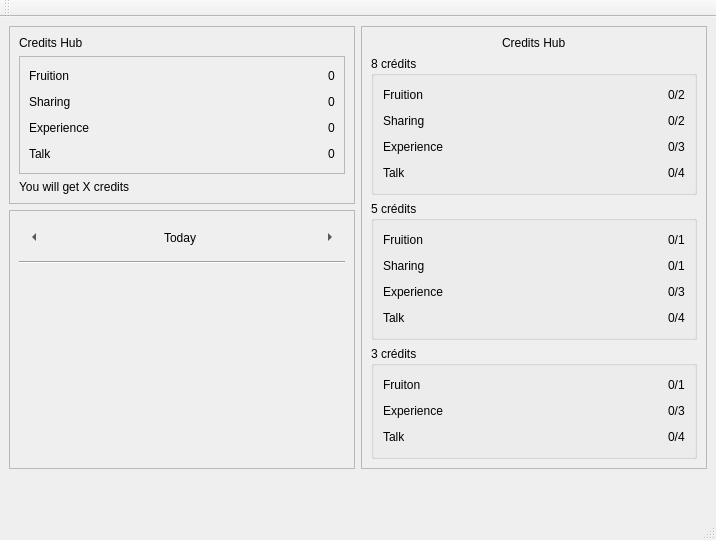
<?xml version="1.0" encoding="UTF-8"?>
<ui version="4.0">
 <class>MainWindow</class>
 <widget class="QMainWindow" name="MainWindow">
  <property name="geometry">
   <rect>
    <x>0</x>
    <y>0</y>
    <width>716</width>
    <height>540</height>
   </rect>
  </property>
  <property name="windowTitle">
   <string>MainWindow</string>
  </property>
  <widget class="QWidget" name="centralwidget">
   <layout class="QGridLayout" name="gridLayout_5">
    <item row="3" column="1">
     <widget class="QFrame" name="frame_3">
      <property name="frameShape">
       <enum>QFrame::StyledPanel</enum>
      </property>
      <property name="frameShadow">
       <enum>QFrame::Raised</enum>
      </property>
      <layout class="QVBoxLayout" name="verticalLayout_7">
       <item>
        <layout class="QHBoxLayout" name="horizontalLayout">
         <item>
          <widget class="QToolButton" name="left_arrow_button">
           <property name="sizePolicy">
            <sizepolicy hsizetype="Fixed" vsizetype="Fixed">
             <horstretch>0</horstretch>
             <verstretch>0</verstretch>
            </sizepolicy>
           </property>
           <property name="minimumSize">
            <size>
             <width>30</width>
             <height>30</height>
            </size>
           </property>
           <property name="text">
            <string>...</string>
           </property>
           <property name="shortcut">
            <string>Left</string>
           </property>
           <property name="autoRaise">
            <bool>true</bool>
           </property>
           <property name="arrowType">
            <enum>Qt::LeftArrow</enum>
           </property>
          </widget>
         </item>
         <item alignment="Qt::AlignHCenter">
          <widget class="QLabel" name="date_lbl">
           <property name="minimumSize">
            <size>
             <width>35</width>
             <height>35</height>
            </size>
           </property>
           <property name="whatsThis">
            <string/>
           </property>
           <property name="text">
            <string>Today</string>
           </property>
          </widget>
         </item>
         <item>
          <widget class="QToolButton" name="right_arrow_button">
           <property name="minimumSize">
            <size>
             <width>30</width>
             <height>30</height>
            </size>
           </property>
           <property name="text">
            <string>...</string>
           </property>
           <property name="shortcut">
            <string>Right</string>
           </property>
           <property name="autoRaise">
            <bool>true</bool>
           </property>
           <property name="arrowType">
            <enum>Qt::RightArrow</enum>
           </property>
          </widget>
         </item>
        </layout>
       </item>
       <item>
        <layout class="QVBoxLayout" name="events_layout"/>
       </item>
       <item>
        <widget class="Line" name="line">
         <property name="orientation">
          <enum>Qt::Horizontal</enum>
         </property>
        </widget>
       </item>
       <item>
        <spacer name="verticalSpacer">
         <property name="orientation">
          <enum>Qt::Vertical</enum>
         </property>
         <property name="sizeHint" stdset="0">
          <size>
           <width>20</width>
           <height>40</height>
          </size>
         </property>
        </spacer>
       </item>
      </layout>
     </widget>
    </item>
    <item row="2" column="1">
     <widget class="QFrame" name="frame">
      <property name="frameShape">
       <enum>QFrame::StyledPanel</enum>
      </property>
      <property name="frameShadow">
       <enum>QFrame::Raised</enum>
      </property>
      <layout class="QVBoxLayout" name="verticalLayout">
       <item>
        <widget class="QLabel" name="label_51">
         <property name="text">
          <string>Credits Hub</string>
         </property>
        </widget>
       </item>
       <item>
        <widget class="QFrame" name="frame_5">
         <property name="frameShape">
          <enum>QFrame::StyledPanel</enum>
         </property>
         <layout class="QGridLayout" name="gridLayout_7">
          <item row="2" column="2">
           <widget class="QLabel" name="label_41">
            <property name="text">
             <string>0</string>
            </property>
           </widget>
          </item>
          <item row="1" column="0">
           <widget class="QLabel" name="label_43">
            <property name="text">
             <string>Sharing</string>
            </property>
           </widget>
          </item>
          <item row="3" column="0">
           <widget class="QLabel" name="label_44">
            <property name="text">
             <string>Talk</string>
            </property>
           </widget>
          </item>
          <item row="0" column="2">
           <widget class="QLabel" name="label_45">
            <property name="text">
             <string>0</string>
            </property>
           </widget>
          </item>
          <item row="2" column="0">
           <widget class="QLabel" name="label_46">
            <property name="text">
             <string>Experience</string>
            </property>
           </widget>
          </item>
          <item row="0" column="0">
           <widget class="QLabel" name="label_47">
            <property name="text">
             <string>Fruition</string>
            </property>
           </widget>
          </item>
          <item row="1" column="2">
           <widget class="QLabel" name="label_48">
            <property name="text">
             <string>0</string>
            </property>
           </widget>
          </item>
          <item row="3" column="2">
           <widget class="QLabel" name="label_49">
            <property name="text">
             <string>0</string>
            </property>
           </widget>
          </item>
          <item row="0" column="1">
           <spacer name="horizontalSpacer_20">
            <property name="orientation">
             <enum>Qt::Horizontal</enum>
            </property>
            <property name="sizeHint" stdset="0">
             <size>
              <width>40</width>
              <height>20</height>
             </size>
            </property>
           </spacer>
          </item>
          <item row="1" column="1">
           <spacer name="horizontalSpacer_21">
            <property name="orientation">
             <enum>Qt::Horizontal</enum>
            </property>
            <property name="sizeHint" stdset="0">
             <size>
              <width>40</width>
              <height>20</height>
             </size>
            </property>
           </spacer>
          </item>
          <item row="2" column="1">
           <spacer name="horizontalSpacer_22">
            <property name="orientation">
             <enum>Qt::Horizontal</enum>
            </property>
            <property name="sizeHint" stdset="0">
             <size>
              <width>40</width>
              <height>20</height>
             </size>
            </property>
           </spacer>
          </item>
          <item row="3" column="1">
           <spacer name="horizontalSpacer_23">
            <property name="orientation">
             <enum>Qt::Horizontal</enum>
            </property>
            <property name="sizeHint" stdset="0">
             <size>
              <width>40</width>
              <height>20</height>
             </size>
            </property>
           </spacer>
          </item>
         </layout>
        </widget>
       </item>
       <item>
        <widget class="QLabel" name="label_50">
         <property name="text">
          <string>You will get X credits</string>
         </property>
        </widget>
       </item>
      </layout>
     </widget>
    </item>
    <item row="2" column="2" rowspan="2">
     <widget class="QFrame" name="frame_2">
      <property name="frameShape">
       <enum>QFrame::StyledPanel</enum>
      </property>
      <property name="frameShadow">
       <enum>QFrame::Raised</enum>
      </property>
      <layout class="QVBoxLayout" name="verticalLayout_6">
       <item alignment="Qt::AlignHCenter">
        <widget class="QLabel" name="label">
         <property name="text">
          <string>Credits Hub</string>
         </property>
        </widget>
       </item>
       <item>
        <widget class="QGroupBox" name="groupBox">
         <property name="title">
          <string>8 crédits</string>
         </property>
         <layout class="QGridLayout" name="gridLayout">
          <item row="2" column="2">
           <widget class="QLabel" name="label_15">
            <property name="text">
             <string>0/3</string>
            </property>
           </widget>
          </item>
          <item row="1" column="0">
           <widget class="QLabel" name="label_5">
            <property name="text">
             <string>Sharing</string>
            </property>
           </widget>
          </item>
          <item row="3" column="0">
           <widget class="QLabel" name="label_7">
            <property name="text">
             <string>Talk</string>
            </property>
           </widget>
          </item>
          <item row="0" column="2">
           <widget class="QLabel" name="label_13">
            <property name="text">
             <string>0/2</string>
            </property>
           </widget>
          </item>
          <item row="2" column="0">
           <widget class="QLabel" name="label_6">
            <property name="text">
             <string>Experience</string>
            </property>
           </widget>
          </item>
          <item row="0" column="0">
           <widget class="QLabel" name="label_2">
            <property name="text">
             <string>Fruition</string>
            </property>
           </widget>
          </item>
          <item row="1" column="2">
           <widget class="QLabel" name="label_14">
            <property name="text">
             <string>0/2</string>
            </property>
           </widget>
          </item>
          <item row="3" column="2">
           <widget class="QLabel" name="label_16">
            <property name="text">
             <string>0/4</string>
            </property>
           </widget>
          </item>
          <item row="0" column="1">
           <spacer name="horizontalSpacer">
            <property name="orientation">
             <enum>Qt::Horizontal</enum>
            </property>
            <property name="sizeHint" stdset="0">
             <size>
              <width>40</width>
              <height>20</height>
             </size>
            </property>
           </spacer>
          </item>
          <item row="1" column="1">
           <spacer name="horizontalSpacer_2">
            <property name="orientation">
             <enum>Qt::Horizontal</enum>
            </property>
            <property name="sizeHint" stdset="0">
             <size>
              <width>40</width>
              <height>20</height>
             </size>
            </property>
           </spacer>
          </item>
          <item row="2" column="1">
           <spacer name="horizontalSpacer_3">
            <property name="orientation">
             <enum>Qt::Horizontal</enum>
            </property>
            <property name="sizeHint" stdset="0">
             <size>
              <width>40</width>
              <height>20</height>
             </size>
            </property>
           </spacer>
          </item>
          <item row="3" column="1">
           <spacer name="horizontalSpacer_4">
            <property name="orientation">
             <enum>Qt::Horizontal</enum>
            </property>
            <property name="sizeHint" stdset="0">
             <size>
              <width>40</width>
              <height>20</height>
             </size>
            </property>
           </spacer>
          </item>
         </layout>
        </widget>
       </item>
       <item>
        <widget class="QGroupBox" name="groupBox_2">
         <property name="title">
          <string>5 crédits</string>
         </property>
         <layout class="QGridLayout" name="gridLayout_2">
          <item row="0" column="2">
           <widget class="QLabel" name="label_17">
            <property name="text">
             <string>0/1</string>
            </property>
           </widget>
          </item>
          <item row="2" column="0">
           <widget class="QLabel" name="label_8">
            <property name="text">
             <string>Sharing</string>
            </property>
           </widget>
          </item>
          <item row="3" column="2">
           <widget class="QLabel" name="label_19">
            <property name="text">
             <string>0/3</string>
            </property>
           </widget>
          </item>
          <item row="4" column="0">
           <widget class="QLabel" name="label_10">
            <property name="text">
             <string>Talk</string>
            </property>
           </widget>
          </item>
          <item row="4" column="2">
           <widget class="QLabel" name="label_20">
            <property name="text">
             <string>0/4</string>
            </property>
           </widget>
          </item>
          <item row="3" column="0">
           <widget class="QLabel" name="label_9">
            <property name="text">
             <string>Experience</string>
            </property>
           </widget>
          </item>
          <item row="2" column="2">
           <widget class="QLabel" name="label_18">
            <property name="text">
             <string>0/1</string>
            </property>
           </widget>
          </item>
          <item row="0" column="0">
           <widget class="QLabel" name="label_3">
            <property name="text">
             <string>Fruition</string>
            </property>
           </widget>
          </item>
          <item row="0" column="1">
           <spacer name="horizontalSpacer_5">
            <property name="orientation">
             <enum>Qt::Horizontal</enum>
            </property>
            <property name="sizeHint" stdset="0">
             <size>
              <width>40</width>
              <height>20</height>
             </size>
            </property>
           </spacer>
          </item>
          <item row="2" column="1">
           <spacer name="horizontalSpacer_6">
            <property name="orientation">
             <enum>Qt::Horizontal</enum>
            </property>
            <property name="sizeHint" stdset="0">
             <size>
              <width>40</width>
              <height>20</height>
             </size>
            </property>
           </spacer>
          </item>
          <item row="3" column="1">
           <spacer name="horizontalSpacer_7">
            <property name="orientation">
             <enum>Qt::Horizontal</enum>
            </property>
            <property name="sizeHint" stdset="0">
             <size>
              <width>40</width>
              <height>20</height>
             </size>
            </property>
           </spacer>
          </item>
          <item row="4" column="1">
           <spacer name="horizontalSpacer_8">
            <property name="orientation">
             <enum>Qt::Horizontal</enum>
            </property>
            <property name="sizeHint" stdset="0">
             <size>
              <width>40</width>
              <height>20</height>
             </size>
            </property>
           </spacer>
          </item>
         </layout>
        </widget>
       </item>
       <item>
        <widget class="QGroupBox" name="groupBox_3">
         <property name="autoFillBackground">
          <bool>false</bool>
         </property>
         <property name="styleSheet">
          <string notr="true"/>
         </property>
         <property name="title">
          <string>3 crédits</string>
         </property>
         <layout class="QGridLayout" name="gridLayout_3">
          <item row="1" column="0">
           <widget class="QLabel" name="label_11">
            <property name="text">
             <string>Experience</string>
            </property>
           </widget>
          </item>
          <item row="0" column="1">
           <spacer name="horizontalSpacer_9">
            <property name="orientation">
             <enum>Qt::Horizontal</enum>
            </property>
            <property name="sizeHint" stdset="0">
             <size>
              <width>40</width>
              <height>20</height>
             </size>
            </property>
           </spacer>
          </item>
          <item row="0" column="3">
           <widget class="QLabel" name="label_21">
            <property name="text">
             <string>0/1</string>
            </property>
           </widget>
          </item>
          <item row="1" column="3">
           <widget class="QLabel" name="label_22">
            <property name="text">
             <string>0/3</string>
            </property>
           </widget>
          </item>
          <item row="0" column="0">
           <widget class="QLabel" name="label_12">
            <property name="text">
             <string>Fruiton</string>
            </property>
           </widget>
          </item>
          <item row="2" column="3">
           <widget class="QLabel" name="label_23">
            <property name="text">
             <string>0/4</string>
            </property>
           </widget>
          </item>
          <item row="2" column="0">
           <widget class="QLabel" name="label_4">
            <property name="text">
             <string>Talk</string>
            </property>
           </widget>
          </item>
          <item row="1" column="1">
           <spacer name="horizontalSpacer_10">
            <property name="orientation">
             <enum>Qt::Horizontal</enum>
            </property>
            <property name="sizeHint" stdset="0">
             <size>
              <width>40</width>
              <height>20</height>
             </size>
            </property>
           </spacer>
          </item>
          <item row="2" column="1">
           <spacer name="horizontalSpacer_11">
            <property name="orientation">
             <enum>Qt::Horizontal</enum>
            </property>
            <property name="sizeHint" stdset="0">
             <size>
              <width>40</width>
              <height>20</height>
             </size>
            </property>
           </spacer>
          </item>
         </layout>
        </widget>
       </item>
      </layout>
     </widget>
    </item>
    <item row="4" column="1">
     <spacer name="verticalSpacer_2">
      <property name="orientation">
       <enum>Qt::Vertical</enum>
      </property>
      <property name="sizeHint" stdset="0">
       <size>
        <width>20</width>
        <height>40</height>
       </size>
      </property>
     </spacer>
    </item>
    <item row="4" column="2">
     <spacer name="verticalSpacer_3">
      <property name="orientation">
       <enum>Qt::Vertical</enum>
      </property>
      <property name="sizeHint" stdset="0">
       <size>
        <width>20</width>
        <height>40</height>
       </size>
      </property>
     </spacer>
    </item>
   </layout>
  </widget>
  <widget class="QMenuBar" name="menubar">
   <property name="geometry">
    <rect>
     <x>0</x>
     <y>0</y>
     <width>716</width>
     <height>22</height>
    </rect>
   </property>
  </widget>
  <widget class="QStatusBar" name="statusbar"/>
  <widget class="QToolBar" name="toolBar">
   <property name="windowTitle">
    <string>toolBar</string>
   </property>
   <attribute name="toolBarArea">
    <enum>TopToolBarArea</enum>
   </attribute>
   <attribute name="toolBarBreak">
    <bool>false</bool>
   </attribute>
  </widget>
 </widget>
 <resources/>
 <connections/>
</ui>
